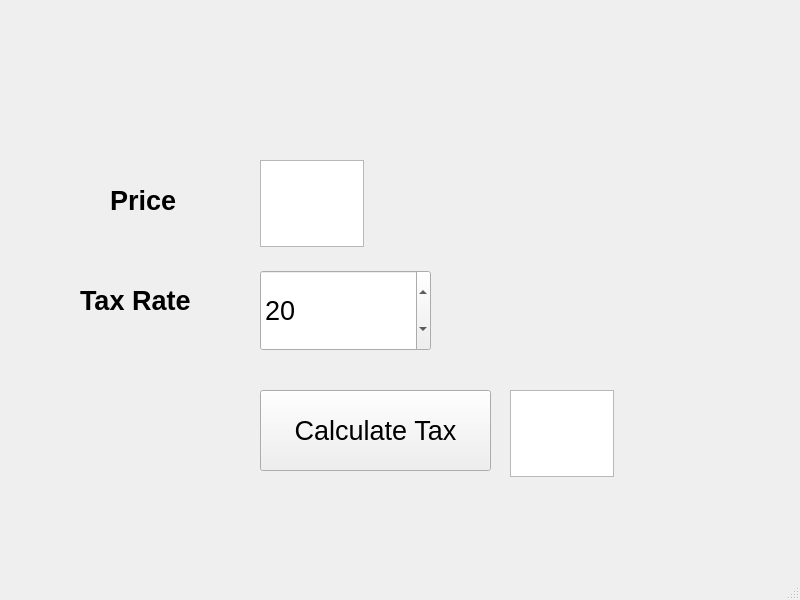
<?xml version="1.0" encoding="UTF-8"?>
<ui version="4.0">
 <class>MainWindow</class>
 <widget class="QMainWindow" name="MainWindow">
  <property name="geometry">
   <rect>
    <x>0</x>
    <y>0</y>
    <width>800</width>
    <height>600</height>
   </rect>
  </property>
  <property name="windowTitle">
   <string>MainWindow</string>
  </property>
  <widget class="QWidget" name="centralwidget">
   <widget class="QTextEdit" name="price_box">
    <property name="geometry">
     <rect>
      <x>260</x>
      <y>160</y>
      <width>104</width>
      <height>87</height>
     </rect>
    </property>
   </widget>
   <widget class="QLabel" name="label">
    <property name="geometry">
     <rect>
      <x>110</x>
      <y>180</y>
      <width>121</width>
      <height>41</height>
     </rect>
    </property>
    <property name="font">
     <font>
      <pointsize>20</pointsize>
      <weight>75</weight>
      <bold>true</bold>
     </font>
    </property>
    <property name="text">
     <string>Price</string>
    </property>
   </widget>
   <widget class="QSpinBox" name="tax_rate">
    <property name="geometry">
     <rect>
      <x>260</x>
      <y>270</y>
      <width>171</width>
      <height>81</height>
     </rect>
    </property>
    <property name="font">
     <font>
      <pointsize>20</pointsize>
     </font>
    </property>
    <property name="value">
     <number>20</number>
    </property>
   </widget>
   <widget class="QLabel" name="label_2">
    <property name="geometry">
     <rect>
      <x>80</x>
      <y>280</y>
      <width>151</width>
      <height>41</height>
     </rect>
    </property>
    <property name="font">
     <font>
      <pointsize>20</pointsize>
      <weight>75</weight>
      <bold>true</bold>
     </font>
    </property>
    <property name="text">
     <string>Tax Rate</string>
    </property>
   </widget>
   <widget class="QPushButton" name="calc_tax_button">
    <property name="geometry">
     <rect>
      <x>260</x>
      <y>390</y>
      <width>231</width>
      <height>81</height>
     </rect>
    </property>
    <property name="font">
     <font>
      <pointsize>20</pointsize>
     </font>
    </property>
    <property name="text">
     <string>Calculate Tax</string>
    </property>
   </widget>
   <widget class="QTextEdit" name="results_window">
    <property name="geometry">
     <rect>
      <x>510</x>
      <y>390</y>
      <width>104</width>
      <height>87</height>
     </rect>
    </property>
   </widget>
  </widget>
  <widget class="QMenuBar" name="menubar">
   <property name="geometry">
    <rect>
     <x>0</x>
     <y>0</y>
     <width>800</width>
     <height>26</height>
    </rect>
   </property>
  </widget>
  <widget class="QStatusBar" name="statusbar"/>
 </widget>
 <resources/>
 <connections/>
</ui>
